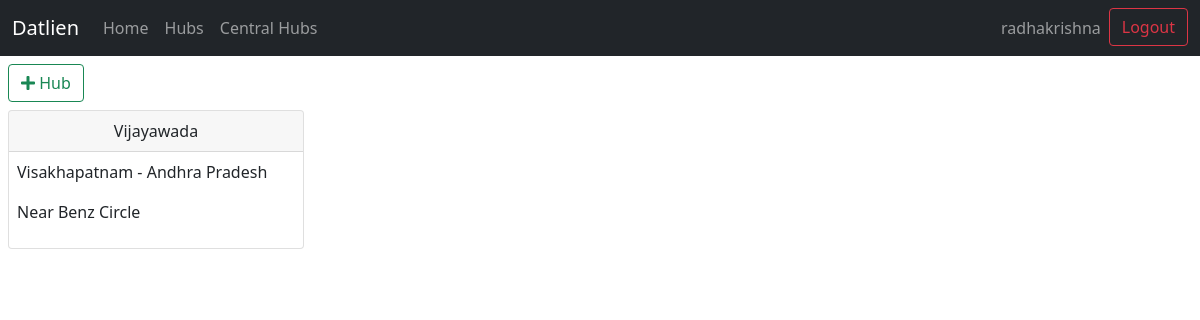
Page /viewHubs/ (signed in) on the committed database.
### datlien/models.py (models this page shows, shortened)
class Hub(models.Model):
    central_hub = models.ForeignKey(CentralHub,on_delete=models.CASCADE)
    city = models.CharField(max_length=100)
    username = models.CharField(max_length=20)
    password = models.CharField(max_length=20)
    email = models.EmailField()
    address = models.CharField(max_length=100)
    established_on = models.DateTimeField(auto_now_add=True)

class CentralHub(models.Model):
    state = models.ForeignKey(State,on_delete=models.CASCADE)
    city = models.CharField(max_length=20)
    username = models.CharField(max_length=20)
    password = models.CharField(max_length=20)
    email = models.EmailField()
    address = models.CharField(max_length=100)
    established_on = models.DateTimeField(auto_now_add=True)
    def __str__(self):
        return f"{self.city} - {self.state}"

class State(models.Model):
    name = models.CharField(max_length=50)
    def __str__(self):
        return self.name

### datlien/views.py (the view)
# urls.py: path('viewHubs/', views.viewHubs, name='viewHubs'),
def viewHubs(request):
    if not request.user.is_authenticated:
        return redirect('login')
    hubs = Hub.objects.all()
    username = request.user.get_username()
    return render(request, "datlien/viewHubs.html",{
        'username':username,
        'hubs':hubs
    })

### datlien/templates/datlien/viewHubs.html
{% extends "datlien/layout.html" %}
{% block 'body' %}
{% load widget_tweaks %}
<div class="m-2">
    <a class="btn btn-outline-success" href="{% url 'addHub' %}"> <i class="fa fa-plus"></i> <span class="h6">Hub</span></a>
</div>
<div class="m-2">
    {% for hub in hubs %}
    <div class="col-3">
        <div class="card">
            <div class="card-header text-center">
                {{hub.city}}
            </div>
            <div class="card-content m-2">
                <p>{{hub.central_hub}}</p>
                <p>{{hub.address}}</p>
            </div>
        </div>
    </div>
    {% endfor %}
</div>
{% endblock %}

### datlien/templates/datlien/layout.html (shortened to what this page needs)
<!DOCTYPE html>
<html lang="en">
<head>
    <link rel="stylesheet" href="https://use.fontawesome.com/releases/v5.15.3/css/all.css">
    <link href="https://cdn.jsdelivr.net/npm/bootstrap@5.0.0-beta3/dist/css/bootstrap.min.css" rel="stylesheet">
</head>
<body>
    <nav class="navbar navbar-expand-lg navbar-dark bg-dark">
        <div class="container-fluid">
          <a class="navbar-brand" href="{% url 'home' %}">Datlien</a>
          <div class="collapse navbar-collapse" id="navbarSupportedContent">
            <ul class="navbar-nav me-auto mb-2 mb-lg-0">
              <li class="nav-item">
                <a class="nav-link" aria-current="page" href="{% url 'home' %}">Home</a>
              </li>
              <li class="nav-item">
                <a class="nav-link" href="{% url 'viewHubs' %}">Hubs</a>
              </li>
              <li class="nav-item">
                <a class="nav-link" href="{% url 'viewCentralHubs' %}">Central Hubs</a>
              </li>
            </ul>
            <div class="d-flex">
              <ul class="navbar-nav me-auto mb-2 mb-lg-0">
                {% if username %}
                  <li class="nav-item">
                    <a class="nav-link" href="">{{username}}</a>
                  </li>
                  <li class="nav-item">
                    <a class="btn btn-outline-danger" href="{% url 'logout' %}">Logout</a>
                  </li>
                {% else %}
                  <li class="nav-item">
                    <a class="btn btn-outline-danger" href="{% url 'login' %}">Login</a>
                  </li>
                {% endif %}
              </ul>
            </div>
          </div>
        </div>
    </nav>
    {% block 'body' %}
    {% endblock %}
</body>
</html>

### rows in the picture
Hub: city "Vijayawada", central_hub "Visakhapatnam - Andhra Pradesh", address "Near Benz Circle"

### other values in the picture
{{ username }} "radhakrishna"
